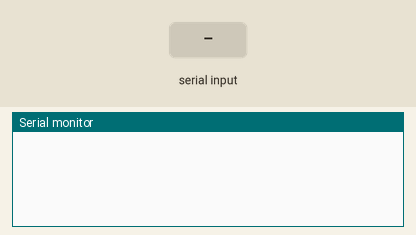
Simulated run of this sketch. Board: ESP32. Parts: the last lines printed to the serial monitor. Inputs (shaded band) come from the test bench. Nothing arrives over Bluetooth unless stated.

Above: at 1.2 s.
1.3 s: "0" received over the second serial link
At 2.5 s:
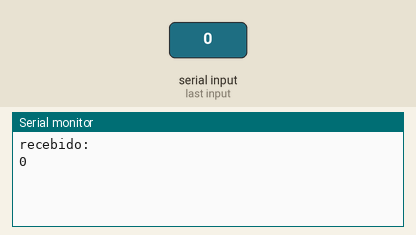
2.8 s: "1" received over the second serial link
At 4.0 s:
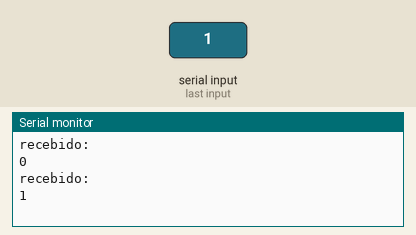

Measured:
- after the input at 1.3 s, the serial monitor: prints a new line at once (image 1)
- after the input at 2.8 s, the serial monitor: prints a new line at once (image 2)

The sketch:

Code_Car.ino
```cpp
#include "BluetoothSerial.h"

BluetoothSerial SerialBT;

void setup(){
  Serial.begin(9600);
  SerialBT.begin("Carro Bluetooth");
}

void loop(){
  if (SerialBT.available()){
    char recebido = SerialBT.read();
    if (recebido == '0'){
      Serial.println("recebido: ");
      Serial.println(recebido);
    }
    if (recebido == '1'){
      Serial.println("recebido: ");
      Serial.println(recebido);
    }
    if (recebido == '2'){
      Serial.println("recebido: ");
      Serial.println(recebido);
    }
    if (recebido == '3'){
      Serial.println("recebido: ");
      Serial.println(recebido);
    }
    if (recebido == '4'){
      Serial.println("recebido: ");
      Serial.println(recebido);
    }
    if (recebido == '5'){
      Serial.println("recebido: ");
      Serial.println(recebido);
    }
  }
}
```
